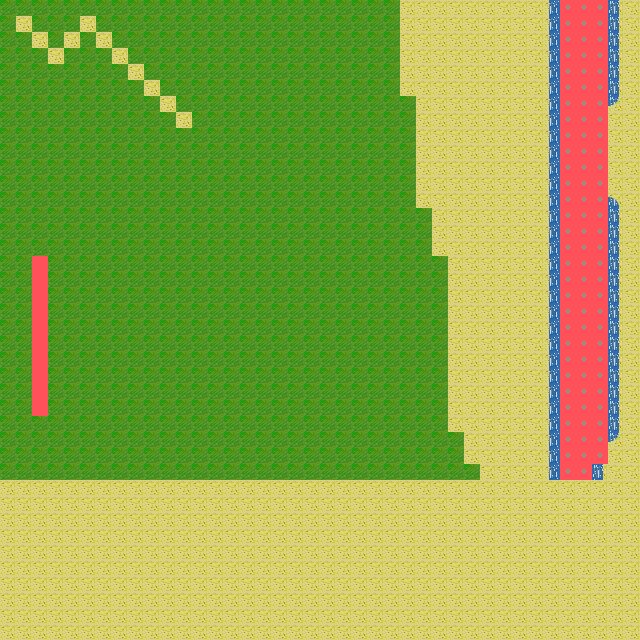

Below is a game level as drawn by its tile map, then a one-line description and the .tmx that defines it (tile-layer data replaced by summaries):
An orthogonal 40x40 tile map with 16x16 px tiles, 2 tile layers (Kachelebene 1, Kachelebene 2).

<map version="1.0" orientation="orthogonal" renderorder="right-down" width="40" height="40" tilewidth="16" tileheight="16" backgroundcolor="#ff515a" nextobjectid="1">
 <tileset firstgid="1" name="chipset" tilewidth="16" tileheight="16" tilecount="20" columns="2">
  <image source="chipset.png" width="32" height="160" />
  <tile id="12">
   <animation>
    <frame tileid="10" duration="100" />
    <frame tileid="11" duration="100" />
    <frame tileid="2" duration="100" />
   </animation>
  </tile>
  <tile id="16">
   <animation>
    <frame tileid="12" duration="100" />
    <frame tileid="14" duration="100" />
    <frame tileid="12" duration="100" />
    <frame tileid="14" duration="100" />
   </animation>
  </tile>
 </tileset>
 <layer name="Kachelebene 1" width="40" height="40">
  <data>[1600 cells, 1572 non-empty, 7 distinct tile ids]</data>
 </layer>
 <layer name="Kachelebene 2" width="40" height="40">
  <data>[1600 cells, 67 non-empty, 3 distinct tile ids]</data>
 </layer>
</map>